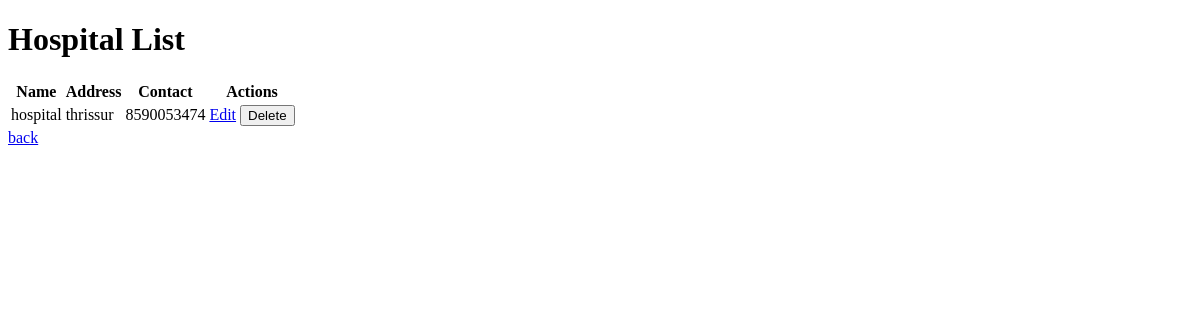
Before: /main/hospitals/ (signed in) with the older database file.
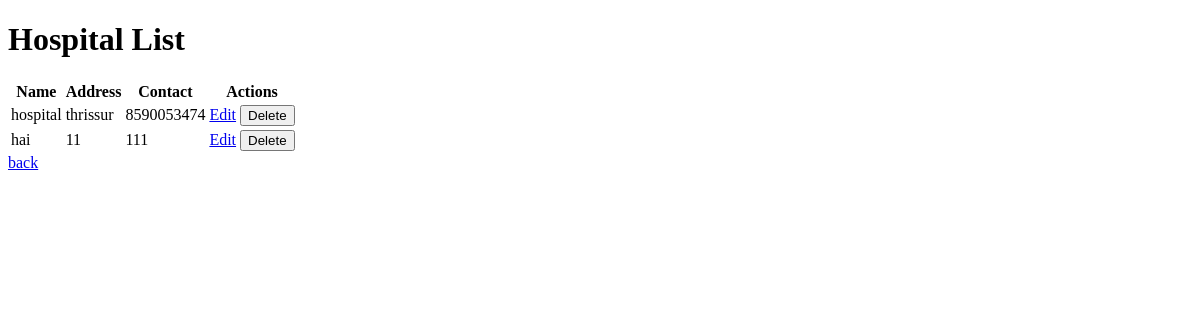
After: the same page with the newer database file.
### hospital_app/models.py (models this page shows, shortened)
class Hospital(models.Model):
    user = models.OneToOneField(User, on_delete=models.CASCADE)
    name = models.CharField(max_length=100)
    address = models.TextField()
    contact = models.CharField(max_length=15)

### main_app/views.py (the view)
# urls.py: path('hospitals/', views.hospital_list, name='hospital_list'),
@login_required
def hospital_list(request):
    hospitals = Hospital.objects.all()
    return render(request, 'hospital/hospital_list.html', {'hospitals': hospitals})

### main_app/templates/hospital/hospital_list.html (shortened to what this page needs)
<!DOCTYPE html>
<html>
<head>
</head>
<body>
    <h1>Hospital List</h1>
    <table>
        <thead>
            <tr>
                <th>Name</th>
                <th>Address</th>
                <th>Contact</th>
                <th>Actions</th>
            </tr>
        </thead>
        <tbody>
            {% for hospital in hospitals %}
            <tr>
                <td>{{ hospital.user.username }}</td>
                <td>{{ hospital.address }}</td>
                <td>{{ hospital.contact }}</td>
                <td>
                    <a href="{% url 'edit_hospital' hospital.id %}">Edit</a>
                    <form action="{% url 'delete_hospital' hospital.id %}" method="post" style="display:inline;">
                        <button type="submit">Delete</button>
                    </form>
                </td>
            </tr>
            {% endfor %}
        </tbody>
    </table>
    <a href="{% url 'main_dashboard' %}">back</a>
</body>
</html>

Changed rows visible on the page:
added Hospital: user.username "hai", address "11", contact "111"
